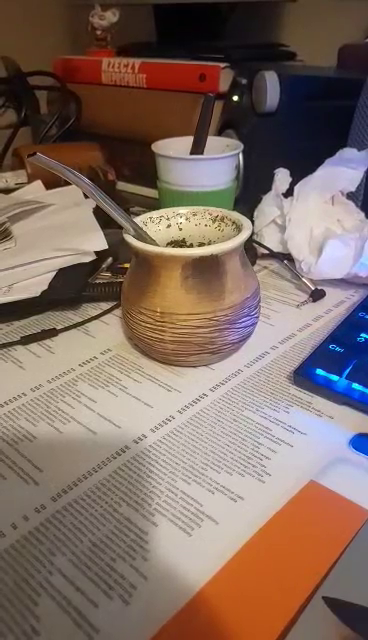
#> input picture frame 38 of data/mp3/wideo.mp4, 368 x 640 px
$ python main.py
#> lines starting #> are read from the running program, lines starting #| are printed output that depends on the picture
#> in film, frame is the input picture: shape (640, 368, 3); mean B, G, R 98.5, 108.1, 128.4
import cv2
import numpy as np


def resize(img, s):
    image = img.copy()
    h = int(image.shape[0] / s)
    w = int(image.shape[1] / s)
    image = cv2.resize(image, (w, h), interpolation=cv2.INTER_LINEAR)
    return image


def findBestImage(fun, image):
    image1 = cv2.imread('../data/mp3/p1.jpg')
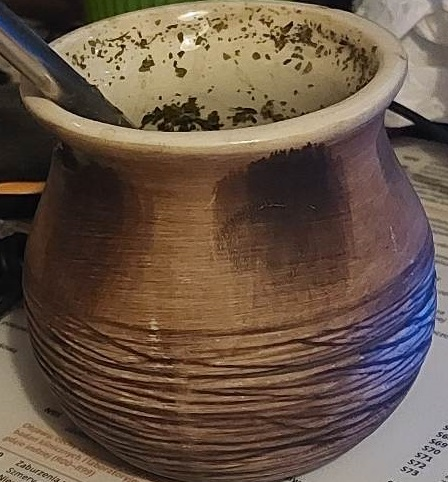
#> input picture data/mp3/p1.jpg, 448 x 482 px
#> image1 is the input picture: shape (482, 448, 3); mean B, G, R 70.7, 85.1, 104.1
    image2 = cv2.imread('../data/mp3/p2.jpg')
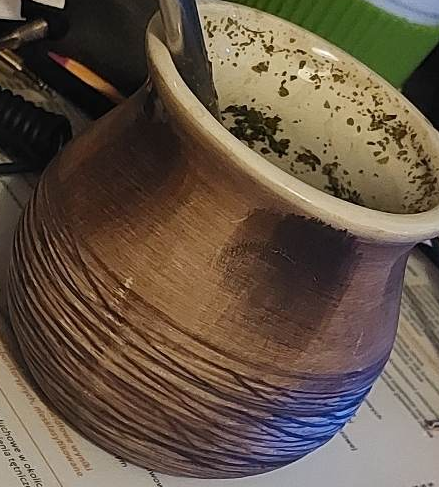
#> input picture data/mp3/p2.jpg, 439 x 487 px
#> image2 is the input picture: shape (487, 439, 3); mean B, G, R 69.6, 85, 100.7
    image3 = cv2.imread('../data/mp3/p3.jpg')
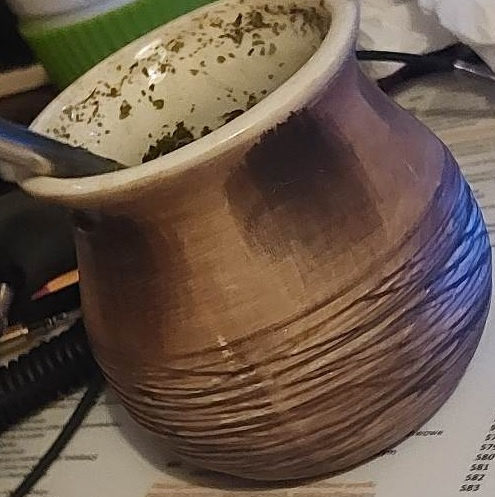
#> input picture data/mp3/p3.jpg, 495 x 497 px
#> image3 is the input picture: shape (497, 495, 3); mean B, G, R 74.2, 88.2, 105.7
    match1 = fun(image1, image)
    match2 = fun(image2, image)
    match3 = fun(image3, image)
    if len(match1) >= len(match2) and len(match1) >= len(match3):
        return image1
    elif len(match2) >= len(match1) and len(match2) >= len(match3):
        return image2
    else:
        return image3


# [14 lines left out: function siftMatches, not called in this run]


def orbMatches(image, image2):
    gimg1 = cv2.cvtColor(image, cv2.COLOR_BGR2GRAY)
    gimg2 = cv2.cvtColor(image2, cv2.COLOR_BGR2GRAY)
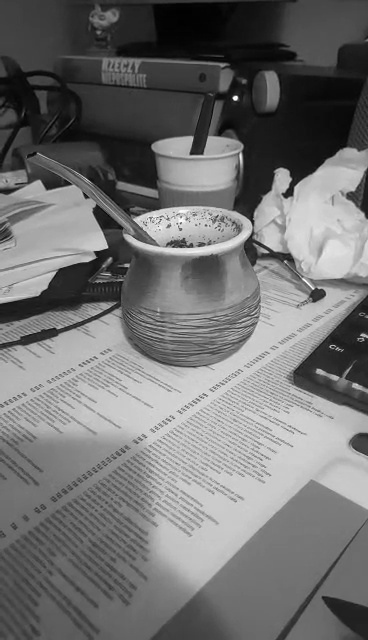
#> gimg2: shape (640, 368); min 1, max 254, mean 113
    bf = cv2.BFMatcher(cv2.NORM_L1, crossCheck=True)
    orbtobject = cv2.ORB_create()
    keypoints_1, descriptors_1 = orbtobject.detectAndCompute(gimg1, None)
#> keypoints_1 = 487 keypoints; strongest (x, y, size): (181, 53, 37.2), (98, 55, 31), (117, 67, 31), (124, 46, 31)
    keypoints_2, descriptors_2 = orbtobject.detectAndCompute(gimg2, None)
#> keypoints_2 = 500 keypoints; strongest (x, y, size): (236, 98, 31), (234, 97, 37.2), (233, 98, 31), (235, 98, 44.6)
    matches = bf.match(descriptors_1, descriptors_2)
#> matches = 131 matches
    matches = sorted(matches, key=lambda x: x.distance)
    #  return bestMatches
    return matches


# [27 lines left out: function sift, not called in this run]


def orb(image2):
    image = findBestImage(orbMatches, image2)
#> in orbMatches (call 2), `gimg1 = cv2.cvtColor(image, cv2.COLOR_BGR2GRAY)`:
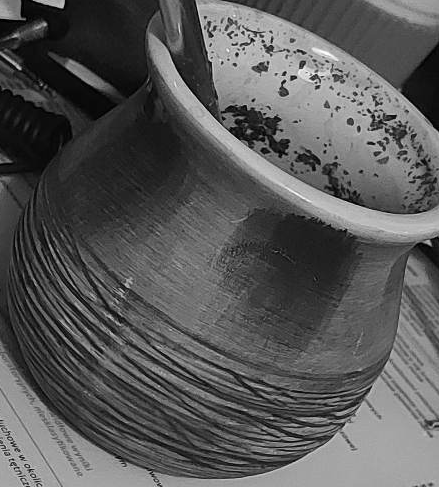
#> gimg1: shape (487, 439); min 0, max 253, mean 87.9
#> in orbMatches (call 2), `keypoints_1, descriptors_1 = orbtobject.detectAndCompute(gimg1, None)`: keypoints_1 = 491 keypoints; strongest (x, y, size): (253, 40, 31), (232, 34, 31), (317, 80, 31), (228, 34, 31)
#> in orbMatches (call 2), `matches = bf.match(descriptors_1, descriptors_2)`: matches = 152 matches
#> in orbMatches (call 3), `gimg1 = cv2.cvtColor(image, cv2.COLOR_BGR2GRAY)`:
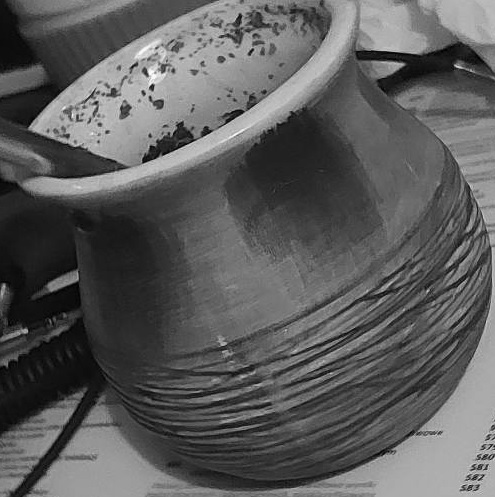
#> gimg1: shape (497, 495); min 0, max 252, mean 91.8
#> in orbMatches (call 3), `keypoints_1, descriptors_1 = orbtobject.detectAndCompute(gimg1, None)`: keypoints_1 = 494 keypoints; strongest (x, y, size): (152, 85, 31), (151, 85, 37.2), (150, 87, 31), (153, 86, 44.6)
#> in orbMatches (call 3), `matches = bf.match(descriptors_1, descriptors_2)`: matches = 160 matches
    # image = cv2.imread('../data/mp3/p3.jpg')
    image = resize(image, 4)

    gimg1 = cv2.cvtColor(image, cv2.COLOR_BGR2GRAY)
#> gimg1: shape (124, 123)
    gimg1 = cv2.equalizeHist(gimg1)
    gimg2 = cv2.cvtColor(image2, cv2.COLOR_BGR2GRAY)
    gimg2 = cv2.equalizeHist(gimg2)
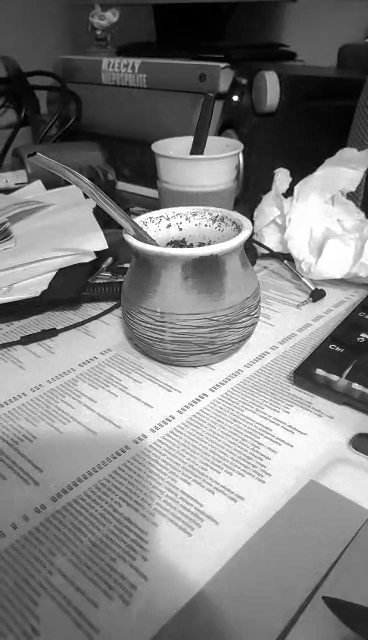
#> gimg2: shape (640, 368); min 0, max 255, mean 128.2

    bf = cv2.BFMatcher(cv2.NORM_L1, crossCheck=True)
    orbObject = cv2.ORB_create(nfeatures=30000, nlevels=16)
    keypoints_1, descriptors_1 = orbObject.detectAndCompute(gimg1, None)
#> keypoints_1 = 166 keypoints; strongest (x, y, size): (47, 35, 31), (45, 32, 31), (50, 33, 31), (36, 39, 31)
    keypoints_2, descriptors_2 = orbObject.detectAndCompute(gimg2, None)
#> keypoints_2 = 5541 keypoints; strongest (x, y, size): (236, 98, 31), (235, 96, 31), (234, 97, 37.2), (233, 97, 31)

    matches = bf.match(descriptors_1, descriptors_2)
#> matches = 109 matches
    matches = sorted(matches, key=lambda x: x.distance)
    src_pts = np.float32([keypoints_1[m.queryIdx].pt for m in matches[:100]]).reshape(-1, 1, 2)
#> src_pts = 100 rows, first 8: [61.92, 53.28], [66, 53], [64, 35], [62.4, 54], [54, 84], [66, 33], [51, 63], [68, 89]
    dst_pts = np.float32([keypoints_2[m.trainIdx].pt for m in matches[:100]]).reshape(-1, 1, 2)
#> dst_pts = 100 rows, first 8: [184.9, 276.5], [189.6, 278.4], [196.8, 256.8], [185.8, 276.5], [157.2, 309.3], [200.4, 255.6], [277, 100], [172.8, 322.6]

    H, mask = cv2.findHomography(src_pts, dst_pts, cv2.RANSAC, 5.0)
#> H = [[-3.12, -0.632, 197.4], [-4.16, -1.17, 275.7], [-0.0155, -0.00377, 1]]; mask = 100 values, max 1 at index 0, min 0 at index 6, mean 0.08

    h, w = gimg1.shape[:2]
#> h = 124; w = 123

    obj_corners = np.float32([[0, 0], [0, h - 1], [w - 1, h - 1], [w - 1, 0]]).reshape(-1, 1, 2)
#> obj_corners = [[0, 0], [0, 123], [122, 123], [122, 0]]
    dst_corners = cv2.perspectiveTransform(obj_corners, H)
#> dst_corners = [[197.4, 275.7], [223.1, 245.3], [192.9, 277.9], [206, 260.7]]
    framed = cv2.polylines(image2, [np.int32(dst_corners)], True, (0, 255, 0), 5)
    return framed


def film(fun, video, out):
    frame_width = int(video.get(3))
    frame_height = int(video.get(4))
    size = (frame_width, frame_height)

    result = cv2.VideoWriter(
        out, cv2.VideoWriter_fourcc(*'MJPG'), 20, size)
    total_frames = int(video.get(cv2.CAP_PROP_FRAME_COUNT))
    counter = 1
    while True:
        success, frame = video.read()
        if not success:
            break

        frame = fun(frame)
        result.write(frame)
        counter = counter + 1
    video.release()
    result.release()


def main():
    video = cv2.VideoCapture('../data/mp3/wideo.mp4')
    # film(sift,video,'../out/SIFT.avi')
    film(orb, video, '../out/ORB.avi')


if __name__ == '__main__':
    main()

$ run again, starting later in the video
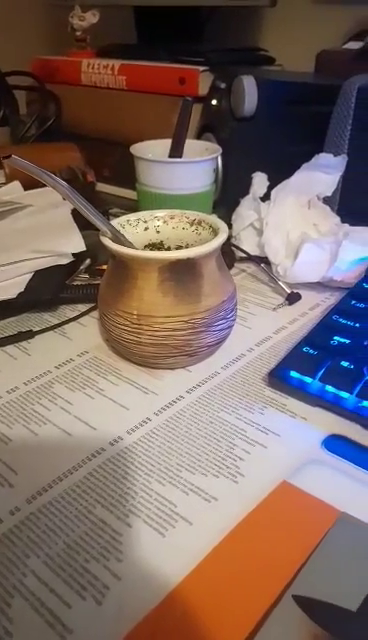
#> input picture frame 173 of data/mp3/wideo.mp4, 368 x 640 px
#> in film, frame is the input picture: shape (640, 368, 3); mean B, G, R 100.2, 106.7, 125.2
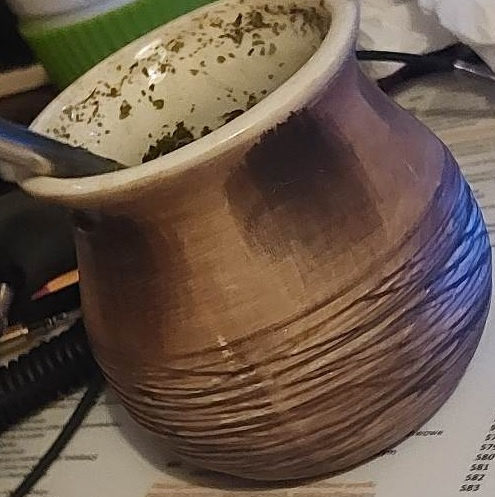
#> input picture data/mp3/p3.jpg, 495 x 497 px
#> in findBestImage, image3 is the input picture: shape (497, 495, 3); mean B, G, R 74.2, 88.2, 105.7
#> in orbMatches, `keypoints_1, descriptors_1 = orbtobject.detectAndCompute(gimg1, None)`: keypoints_1 = 487 keypoints; strongest (x, y, size): (181, 53, 37.2), (98, 55, 31), (117, 67, 31), (124, 46, 31)
#> in orbMatches, `keypoints_2, descriptors_2 = orbtobject.detectAndCompute(gimg2, None)`: keypoints_2 = 500 keypoints; strongest (x, y, size): (212, 102, 31), (215, 101, 37.2), (214, 100, 31), (213, 102, 53.6)
#> in orbMatches, `matches = bf.match(descriptors_1, descriptors_2)`: matches = 143 matches
#> in orbMatches (call 2), `keypoints_1, descriptors_1 = orbtobject.detectAndCompute(gimg1, None)`: keypoints_1 = 491 keypoints; strongest (x, y, size): (253, 40, 31), (232, 34, 31), (317, 80, 31), (228, 34, 31)
#> in orbMatches (call 2), `matches = bf.match(descriptors_1, descriptors_2)`: matches = 154 matches
#> in orbMatches (call 3), `keypoints_1, descriptors_1 = orbtobject.detectAndCompute(gimg1, None)`: keypoints_1 = 494 keypoints; strongest (x, y, size): (152, 85, 31), (151, 85, 37.2), (150, 87, 31), (153, 86, 44.6)
#> in orbMatches (call 3), `matches = bf.match(descriptors_1, descriptors_2)`: matches = 158 matches
#> in orb, `gimg2 = cv2.equalizeHist(gimg2)`:
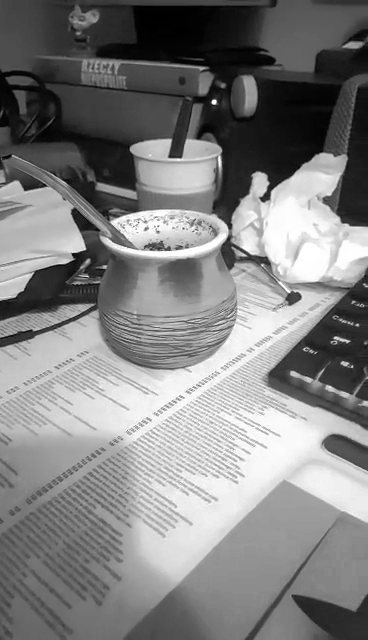
#> gimg2: shape (640, 368); min 0, max 255, mean 128.3
#> in orb, `keypoints_1, descriptors_1 = orbObject.detectAndCompute(gimg1, None)`: keypoints_1 = 166 keypoints; strongest (x, y, size): (47, 35, 31), (45, 32, 31), (50, 33, 31), (36, 39, 31)
#> in orb, `keypoints_2, descriptors_2 = orbObject.detectAndCompute(gimg2, None)`: keypoints_2 = 4577 keypoints; strongest (x, y, size): (215, 102, 37.2), (212, 102, 31), (214, 100, 31), (213, 101, 44.6)
#> in orb, `matches = bf.match(descriptors_1, descriptors_2)`: matches = 111 matches
#> src_pts = 100 rows, first 8: [54, 84], [61.92, 53.28], [55, 86], [56, 46], [81, 60], [62, 37], [44, 91], [50, 33]
#> dst_pts = 100 rows, first 8: [135.4, 311], [162.4, 279.9], [134.4, 312], [158, 268], [263.5, 375.8], [174, 260], [117.6, 312], [168.5, 247.7]
#> H = [[-1.2, -2.43, 193.2], [-1.16, -6.37, 418.8], [-0.00225, -0.0174, 1]]; mask = 100 values, max 1 at index 2, min 0 at index 0, mean 0.14
#> dst_corners = [[193.2, 418.8], [93.1, 320.7], [179.1, 359.1], [63.93, 381.2]]

$ run again, starting later in the video
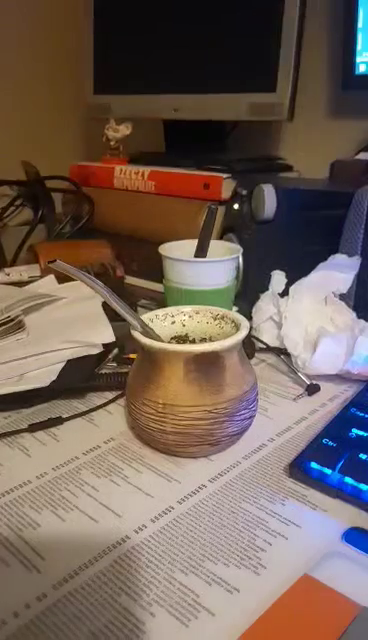
#> input picture frame 308 of data/mp3/wideo.mp4, 368 x 640 px
#> in film, frame is the input picture: shape (640, 368, 3); mean B, G, R 88.7, 98.4, 115.2
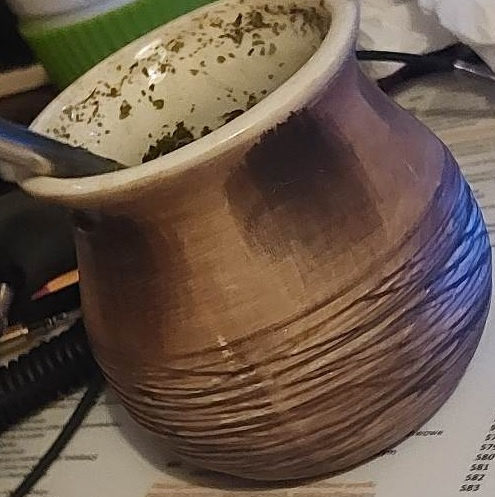
#> input picture data/mp3/p3.jpg, 495 x 497 px
#> in findBestImage, image3 is the input picture: shape (497, 495, 3); mean B, G, R 74.2, 88.2, 105.7
#> in orbMatches, `keypoints_1, descriptors_1 = orbtobject.detectAndCompute(gimg1, None)`: keypoints_1 = 487 keypoints; strongest (x, y, size): (181, 53, 37.2), (98, 55, 31), (117, 67, 31), (124, 46, 31)
#> in orbMatches, `keypoints_2, descriptors_2 = orbtobject.detectAndCompute(gimg2, None)`: keypoints_2 = 500 keypoints; strongest (x, y, size): (236, 205, 31), (236, 207, 31), (234, 206, 31), (235, 206, 37.2)
#> in orbMatches, `matches = bf.match(descriptors_1, descriptors_2)`: matches = 146 matches
#> in orbMatches (call 2), `keypoints_1, descriptors_1 = orbtobject.detectAndCompute(gimg1, None)`: keypoints_1 = 491 keypoints; strongest (x, y, size): (253, 40, 31), (232, 34, 31), (317, 80, 31), (228, 34, 31)
#> in orbMatches (call 2), `matches = bf.match(descriptors_1, descriptors_2)`: matches = 148 matches
#> in orbMatches (call 3), `keypoints_1, descriptors_1 = orbtobject.detectAndCompute(gimg1, None)`: keypoints_1 = 494 keypoints; strongest (x, y, size): (152, 85, 31), (151, 85, 37.2), (150, 87, 31), (153, 86, 44.6)
#> in orbMatches (call 3), `matches = bf.match(descriptors_1, descriptors_2)`: matches = 133 matches
#> in orb, `gimg2 = cv2.equalizeHist(gimg2)`:
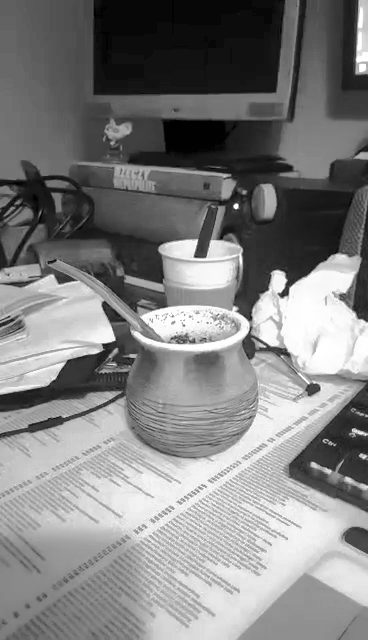
#> gimg2: shape (640, 368); min 0, max 255, mean 128.4
#> in orb, `keypoints_1, descriptors_1 = orbObject.detectAndCompute(gimg1, None)`: keypoints_1 = 163 keypoints; strongest (x, y, size): (60, 35, 31), (57, 32, 31), (65, 36, 31), (62, 35, 31)
#> in orb, `keypoints_2, descriptors_2 = orbObject.detectAndCompute(gimg2, None)`: keypoints_2 = 4435 keypoints; strongest (x, y, size): (236, 204, 37.2), (235, 208, 37.2), (236, 206, 44.6), (279, 271, 77.1)
#> in orb, `matches = bf.match(descriptors_1, descriptors_2)`: matches = 103 matches
#> src_pts = 100 rows, first 8: [61, 87], [65, 52], [63, 53], [68, 78], [73, 54], [31, 89], [68.4, 62.4], [60, 78]
#> dst_pts = 100 rows, first 8: [278, 152], [193.5, 359.4], [132, 405.6], [283.7, 466.6], [196, 355], [175.7, 423.4], [235, 293.8], [272, 294]
#> H = [[-2.96, -1.36, 268.5], [-2.06, -0.786, 177.1], [-0.0117, -0.00455, 1]]; mask = 100 values, max 1 at index 0, min 0 at index 1, mean 0.07
#> dst_corners = [[268.5, 177.1], [230.8, 182.6], [265.3, 172.1], [194.2, 171.4]]
